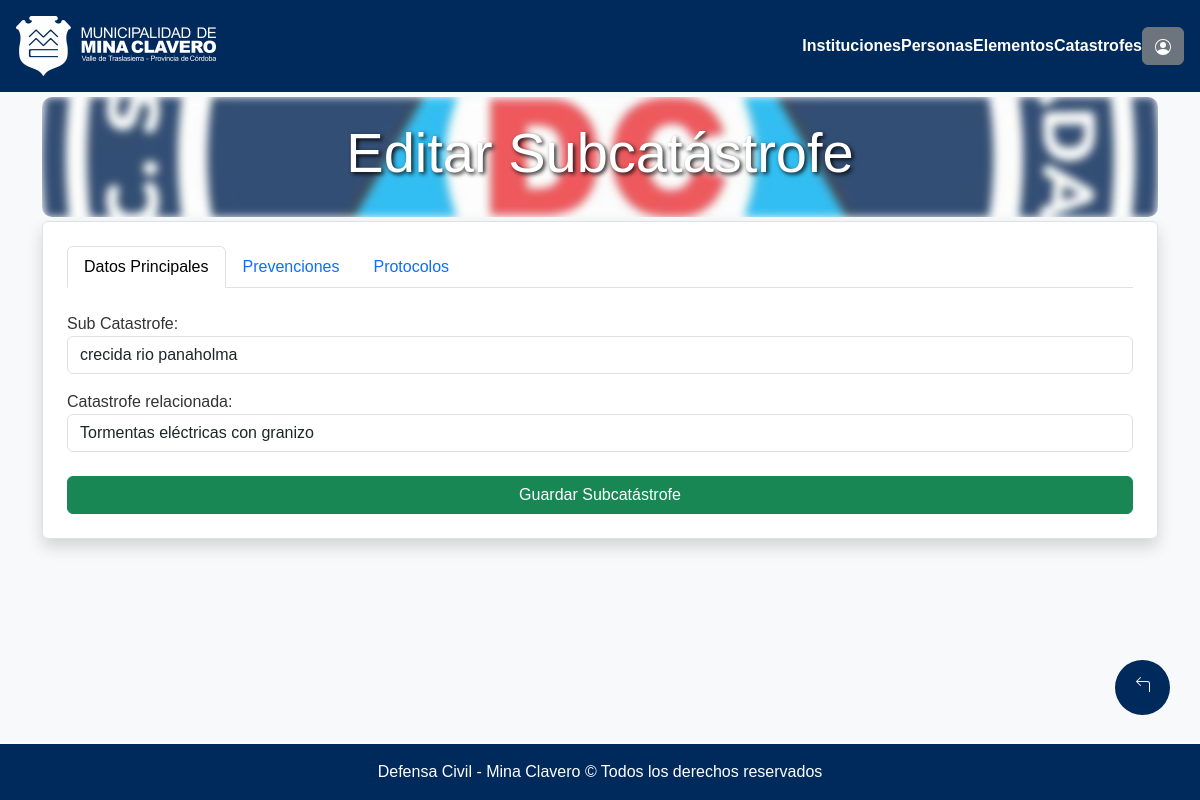
Page /editar-subcatastrofe/2/ (signed in) on the committed database.
### seguridadVial/models.py (models this page shows, shortened)
class SubCatastrofe(models.Model):
    titulo = models.CharField(max_length=255, default=None)
    id_catastrofe = models.ForeignKey(Catastrophe, on_delete=models.CASCADE)

### seguridadVial/views_landing.py (the view, shortened to what this page needs)
# urls.py: path('editar-subcatastrofe/<int:pk>/', login_required(views_landing.SubCatastrofeUpdateView.as_view()), name='subcat_update'),
class SubCatastrofeUpdateView(UpdateView):
    model = SubCatastrofe
    form_class = SubCatastrofeForm
    template_name = os.path.join("defensaCivil", "formularios", "crear_subcatastrofe.html")  # Usás el mismo template
    def get_context_data(self, **kwargs):
        context = super().get_context_data(**kwargs)
        if self.request.POST:
            context["PrevencionFormSet"] = PrevencionFormSet(self.request.POST, instance=self.object)
            context["ProtocoloFormSet"] = ProtocoloFormSet(self.request.POST, instance=self.object)
        else:
            context["PrevencionFormSet"] = PrevencionFormSet(instance=self.object)
            context["ProtocoloFormSet"] = ProtocoloFormSet(instance=self.object)
        return context

### seguridadVial/forms.py
class SubCatastrofeForm(forms.ModelForm):
    class Meta:
        model = SubCatastrofe
        fields = ['titulo', 'id_catastrofe']
        widgets = {
            'titulo': forms.TextInput(attrs={'class': 'form-control'}),
            'id_catastrofe': forms.Select(attrs={'class': 'form-control select_insti'}),
        }
        labels = {
            'titulo':'Sub Catastrofe',
            'id_catastrofe':'Catastrofe relacionada',
        }

### seguridadVial/models.py (called while the page is built)
    def __str__(self):
        return self.type_disaster

### municipalidad/templates/defensaCivil/formularios/crear_subcatastrofe.html (shortened to what this page needs)
{% extends "defensaCivil/base.html" %}
{% load static %}
{% block contenido %}
<div class="container">
  <div class="cont mb-1" onclick="window.location.href='{% url 'Lista-Desastre' %}'">
    <h2 class="display-4 titulo-volver">
      {% if form.instance.pk %}
        Editar
      {% else %}
        Crear
      {% endif %}
      Subcatástrofe
    </h2>
  </div>
  <form method="post" class="border p-4 bg-white shadow rounded" novalidate>
    <ul class="nav nav-tabs mb-4" id="formTabs" role="tablist">
      <li class="nav-item" role="presentation">
        <button class="nav-link active" id="datos-tab" data-bs-toggle="tab" data-bs-target="#datos" type="button" role="tab">Datos Principales</button>
      </li>
      <li class="nav-item" role="presentation">
        <button class="nav-link" id="prevenciones-tab" data-bs-toggle="tab" data-bs-target="#prevenciones" type="button" role="tab">Prevenciones</button>
      </li>
      <li class="nav-item" role="presentation">
        <button class="nav-link" id="protocolos-tab" data-bs-toggle="tab" data-bs-target="#protocolos" type="button" role="tab">Protocolos</button>
      </li>
    </ul>
    <div class="tab-content" id="formTabsContent">
      <div class="tab-pane fade show active" id="datos" role="tabpanel">
        {{ form.as_p }}
      </div>
    </div>
    <div class="text-end mt-4">
      <button type="submit" class="btn btn-success w-100">Guardar Subcatástrofe</button>
    </div>
  </form>
  <a href="{% url 'Lista-Desastre' %}" class="customButton mt-3 d-inline-block">
  </a>
</div>
{% endblock %}

### municipalidad/static/estilos.css (style rules this page uses)
.cont { position: relative; height: 120px; border-radius: 10px; overflow: hidden; color: white; display: flex; align-items: center; justify-content: center; margin-top: 5px; }
.cont::before { content: ""; position: absolute; top: 0; left: 0; width: 100%; height: 100%; background-image: url("../../../static/imagenes/defensacivil.jpg"); background-size: cover; background-position: center; filter: blur(4px); z-index: -1; opacity: 0.8; }
.titulo-volver { position: relative; display: inline-block; text-decoration: none; color: inherit; cursor: pointer; transition: color 0.3s ease; text-shadow: 2px 2px 4px rgba(0, 0, 0, 0.877); }
.titulo-volver::before { content: ""; position: absolute; left: -1.5rem; opacity: 0.5; transform: translateX(-10px); transition: all 0.5s ease; font-size: 1.8rem; color: #ab1322; }
.customButton { display: flex; position: fixed; width: 55px; height: 55px; bottom: 60px; right: 30px; border-radius: 50px; text-align: center; font-size: 30px; z-index: 100; align-items: center; justify-content: center; text-align: center; background-color: #C1121F; color:beige; text-decoration: none; transition: 0.3s; }

### municipalidad/templates/defensaCivil/base.html (style rules this page uses)
body { font-family: 'Arial', sans-serif; background-color: #f8f9fa; color: #333; margin: 0; padding-bottom: 100px; }
.customButton { display: flex; position: fixed; width: 55px; height: 55px; bottom: 60px; right: 30px; border-radius: 50px; text-align: center; font-size: 30px; z-index: 100; align-items: center; justify-content: center; text-align: center; background-color: hsl(213, 100%, 18%); color:beige; text-decoration: none; transition: 0.3s; margin-bottom: 25px; }

### rows in the picture
SubCatastrofe: titulo "crecida rio panaholma", id_catastrofe "Tormentas eléctricas con granizo"
